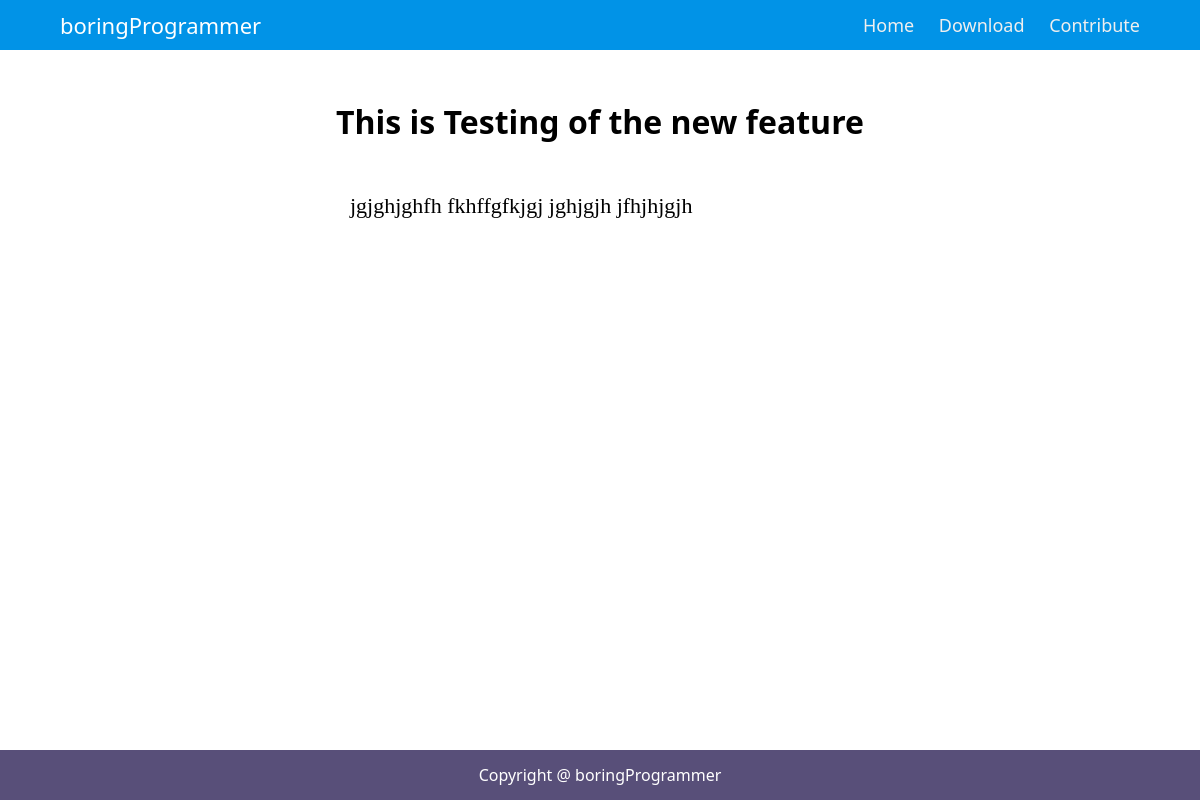
Page /blogpost/5/ on the committed database.
### main_app/models.py (models this page shows)
class blog_post(models.Model):
    heading=models.CharField(max_length=100)
    paragraph=models.TextField(max_length=10000)

### main_app/views.py (the view)
# urls.py: path('blogpost/<int:article_id>/',views.blogpost,name='blogpost')
def blogpost(request,article_id):
    my_dict=blog_post.objects.get(id=article_id)
    return render(request, 'blogpost.html',{'my_dict':my_dict})

### templates/blogpost.html
{% extends 'base.html'%}
{%load static%}
{% block head %}
<link rel="stylesheet" href="{% static 'blogpost.css' %}"/>
{% endblock %}
{% block content %}
<div class="postpage">
    <h1>{{my_dict.heading}}</h1>
    <p>{{my_dict.paragraph}}</p>
</div>
{%endblock%}

### static/style.css (style rules this page uses)
* { box-sizing: border-box; margin: 0px; padding: 0px; }
body { font-family: 'segoe ui'; min-height:100vh; }

### static/blogpost.css (style rules this page uses)
.postpage { width:50%; margin: 20px auto; margin-top: 50px; }
.postpage h1 { text-align: center; }
.postpage p { padding:30px; font-family: 'Times New Roman', Times, serif; font-size:22px; margin: 20px; }

### rows in the picture
blog_post: heading "This is Testing of the new feature", paragraph "jgjghjghfh fkhffgfkjgj jghjgjh jfhjhjgjh"
